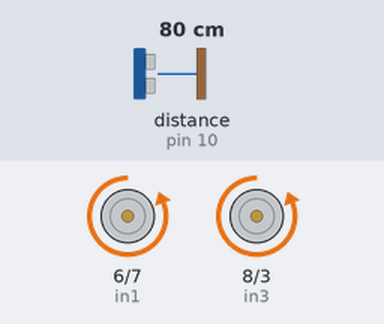
A sketch run on a simulated Arduino Uno, built with avr-gcc and run on an emulated ATmega328P. Parts: motor-driver pin pairs drawn as motors (green arrow = first pin HIGH = forward, orange = second pin HIGH = backward, longer = more drive, scaled by the enable pin). Wiring (inferred from the names in the program): ultrasonic range finder: trigger pin 9; echo pin 10. The inputs (shaded band) are chosen by the test bench; at power-on: distance to the obstacle (sensor on pin 10) 80 cm. The echo pulse lasts 58.3 µs per cm.

Above: at 1.2 s.
1.3 s: distance to the obstacle (sensor on pin 10) set to 13 cm
2.8 s: distance to the obstacle (sensor on pin 10) set to 10 cm
At 3.8 s:
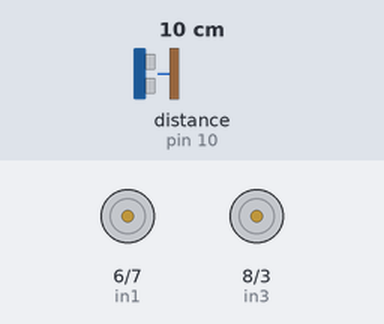
8.3 s: distance to the obstacle (sensor on pin 10) set to 18 cm
At 11.05 s:
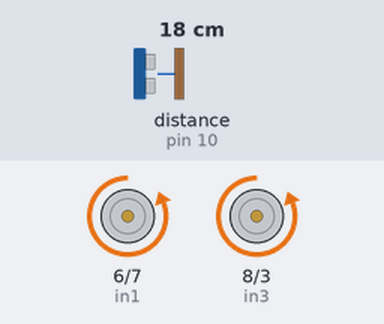
11.3 s: distance to the obstacle (sensor on pin 10) set to 2 cm
At 14.2 s:
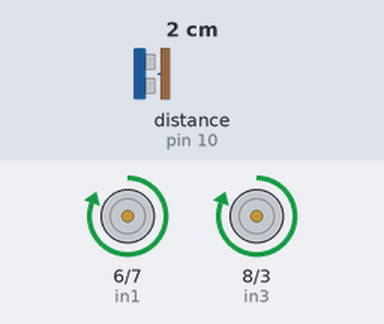
Timing chart, 0 to 38.8 s (numbered marks = the images above; inputs shaded):
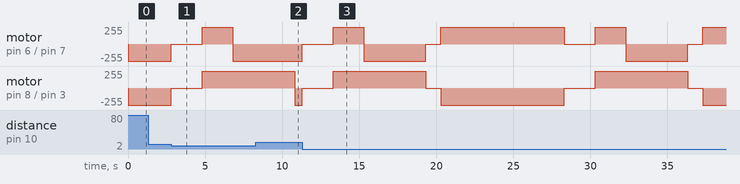

The sketch:

main.ino
```cpp
int ena = 5;
int in1 = 6;
int in2 = 7;
int in3 = 8;
int in4 = 3;
int enb = 11;
const int trigPin = 9;
const int echoPin = 10;
long duration;
int distance;

void setup() {
  pinMode(ena, OUTPUT);
  pinMode(in1, OUTPUT);
  pinMode(in2, OUTPUT);
  pinMode(enb, OUTPUT);
  pinMode(in3, OUTPUT);
  pinMode(in4, OUTPUT);
  pinMode(trigPin, OUTPUT);
  pinMode(echoPin, INPUT);
  Serial.begin(9600);
}

void loop() {
  digitalWrite(in1,LOW);
  digitalWrite(in2,HIGH);
  analogWrite(ena, 255);

  digitalWrite(in3,LOW);
  digitalWrite(in4,HIGH);
  analogWrite(enb, 255);

  digitalWrite(trigPin, LOW);
  delayMicroseconds(2);
  digitalWrite(trigPin, HIGH);
  delayMicroseconds(10);
  digitalWrite(trigPin, LOW);
  duration = pulseIn(echoPin, HIGH);
  distance = duration * 0.034 / 2;
  if (distance<=10){
  digitalWrite(in1,LOW);
  digitalWrite(in2,LOW);
  digitalWrite(in3,LOW);
  digitalWrite(in4,LOW);
  delay(2000);

  digitalWrite(in1,HIGH);
  digitalWrite(in2,LOW);
  analogWrite(ena, 255);

  digitalWrite(in3,HIGH);
  digitalWrite(in4,LOW);
  analogWrite(enb, 255);
  delay(2000);

  digitalWrite(in1,LOW);
  digitalWrite(in2,HIGH);
  analogWrite(ena, 255);

  digitalWrite(in3,HIGH);
  digitalWrite(in4,LOW);
  analogWrite(enb, 255);
  delay(4000);

  digitalWrite(trigPin, LOW);
  delayMicroseconds(2);
  digitalWrite(trigPin, HIGH);
  delayMicroseconds(10);
  digitalWrite(trigPin, LOW);
  duration = pulseIn(echoPin, HIGH);
  distance = duration * 0.034 / 2;
  if (distance<=10){
  digitalWrite(in1,LOW);
  digitalWrite(in2,LOW);
  digitalWrite(in3,LOW);
  digitalWrite(in4,LOW);
  delay(1000);

  digitalWrite(in1,HIGH);
  digitalWrite(in2,LOW);
  analogWrite(ena, 255);

  digitalWrite(in3,LOW);
  digitalWrite(in4,HIGH);
  analogWrite(enb, 255);

  delay(8000);
  }
  }
  }
```

Measured:
- the behaviour switches between 12 and 11 cm on distance to the obstacle (sensor on pin 10) (found by bisection; images 0 and 1)
- after the input at 1.3 s, every drawn part: stays the same
- after the input at 2.8 s, motor on pin 6 (in1) / pin 7 (in2): backward 255/255 → stopped at once, → forward 255/255 2.0 s later, → backward 255/255 2.0 s later; motor on pin 8 (in3) / pin 3 (in4): backward 255/255 → stopped at once, → forward 255/255 2.0 s later
- after the input at 8.3 s, motor on pin 6 (in1) / pin 7 (in2): stays backward 255/255 (without the input it goes to stopped after 2.5 s); motor on pin 8 (in3) / pin 3 (in4): forward 255/255 → backward 255/255 after 2.5 s
